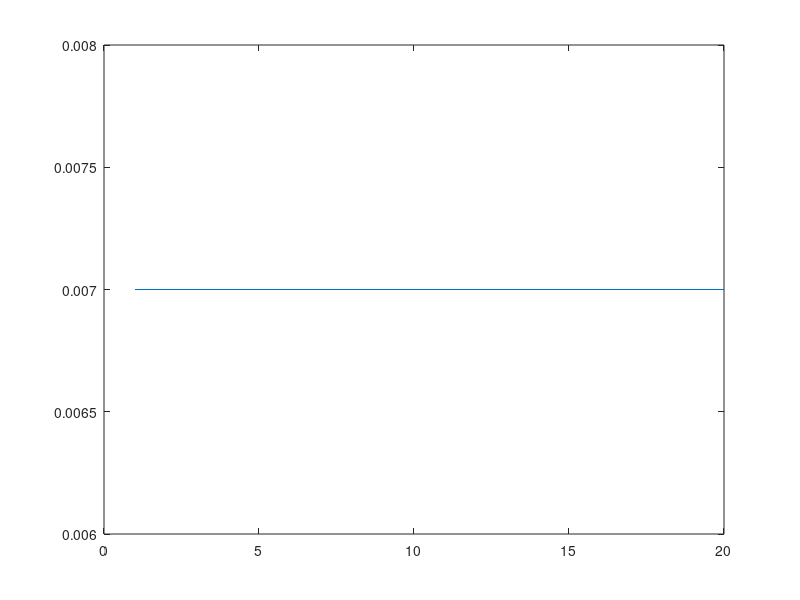

Write the MATLAB code that produced this figure. (Note: this script raises an error after producing the figure.)
%% 
% This is the same G_ss from demo_moments.m, except for this example we dont
% need to know the moments because the slice select will be included in the
% optimization

dt = 10e-6;

g_ss = .0070;
N_ss = round(1.375/(g_ss*dt)*1e-6);
G_ss = ones(1, N_ss) .* g_ss;

figure()
plot(G_ss)

%% Compute flow comped refocuser
params = struct;
params.mode = 'free';
params.gmax = 0.05;
params.smax = 100.0;
params.moment_params = [];
params.moment_params(:,end+1) = [0, 0, 0, -1, -1, 0, 1.0e-4];
params.moment_params(:,end+1) = [0, 1, 0, -1, -1, 0, 1.0e-4];
params.dt = dt;

% Make the gfix vector, all values that are free to optimize should have
% big negative numbers (<-10000).  Everything else will be considered
% fixed.  The length of the free section doesnt actually matter for this
% example, as it will be resized by the TE finder.
TE = 1.0e-3;
N = TE/dt;
gfix = ones(1,N) * -999999;
gfix(1) = 0.0;
gfix(end) = 0.0;
gfix(1:N_ss) = G_ss;
% So now gifx is G_ss, followed by a block of -999999, and then a final 0

params.gfix = gfix;

[G, T_min] = get_min_TE_gfix(params, 1.0);

figure();
plot(G);

%% Same code as demo_moments.m, but once again we dont need to append G_ss, its already in there
Nm = 2;

tvec = (0:numel(G)-1)*dt*1e3; 
tMat = zeros( Nm, numel(G) );
for mm=1:Nm,
    tMat( mm, : ) = tvec.^(mm-1);
end

moments = (1e3*1e3*dt*tMat*(G'));
fprintf('Final moments = %.03f  %.03f\n', moments(1), moments(2));